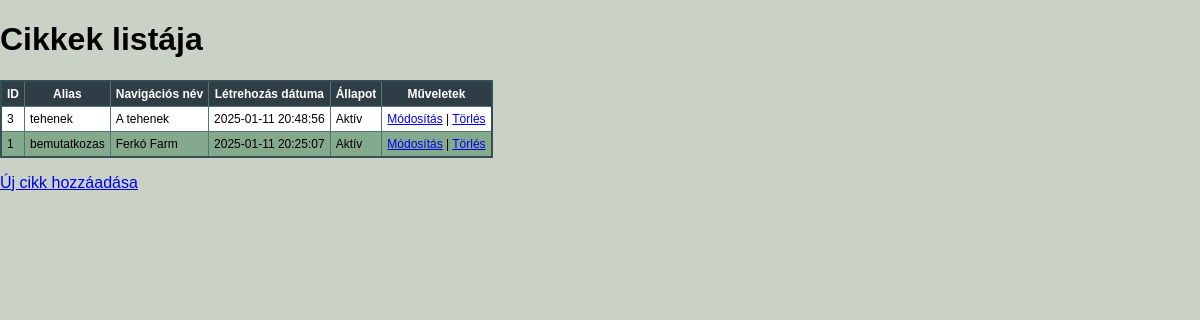
Page /admin/list.php (signed in) on the committed database.
### tables this page shows
CREATE TABLE `cms_news` (
  `id` tinyint(3) UNSIGNED NOT NULL,
  `alias` varchar(32) DEFAULT NULL,
  `ordering` tinyint(3) UNSIGNED NOT NULL,
  `nav_name` varchar(32) NOT NULL,
  `content` text NOT NULL,
  `img` varchar(255) NOT NULL,
  `creation` datetime NOT NULL,
  `updating` datetime DEFAULT NULL,
  `description` text DEFAULT NULL,
  `keywords` text DEFAULT NULL,
  `states` tinyint(1) UNSIGNED NOT NULL DEFAULT 1
);

### admin/list.php (the view, shortened to what this page needs)
<?php
require "../connect.php";
$query = "SELECT id, alias, nav_name, creation, states FROM cms_news ORDER BY creation DESC";
$result = mysqli_query($dbconn, $query);
?>
<!DOCTYPE html>
<html lang="hu">
<head>
    <link rel="stylesheet" href="../style.css">
</head>
<body>
    <h1>Cikkek listája</h1>
    <table border="1" cellpadding="10" cellspacing="0">
        <thead>
            <tr>
                <th>ID</th>
                <th>Alias</th>
                <th>Navigációs név</th>
                <th>Létrehozás dátuma</th>
                <th>Állapot</th>
                <th>Műveletek</th>
            </tr>
        </thead>
        <tbody>
            <?php if (mysqli_num_rows($result) > 0): ?>
                <?php while ($row = mysqli_fetch_assoc($result)): ?>
                    <tr>
                        <td><?= htmlspecialchars($row['id']) ?></td>
                        <td><?= htmlspecialchars($row['alias']) ?></td>
                        <td><?= htmlspecialchars($row['nav_name']) ?></td>
                        <td><?= htmlspecialchars($row['creation']) ?></td>
                        <td><?= $row['states'] == 1 ? 'Aktív' : 'Inaktív' ?></td>
                        <td>
                            <a href="edit.php?id=<?= $row['id'] ?>">Módosítás</a> |
                            <a href="delete.php?id=<?= $row['id'] ?>" onclick="return confirm('Biztosan törölni szeretnéd?');">Törlés</a>
                        </td>
                    </tr>
                <?php endwhile; ?>
            <?php else: ?>
                <tr>
                    <td colspan="6">Nincsenek elérhető cikkek.</td>
                </tr>
            <?php endif; ?>
        </tbody>
    </table>
    <p><a href="content_management.php">Új cikk hozzáadása</a></p>
</body>
</html>

### css/style.css (style rules this page uses)
body { margin: 0; font-family: Arial; background-color: #cad2c5; }
table { font-size: 12px; border: solid 2px #354f52; border-collapse: collapse; }
tr:nth-child(2n) { background-color: #84a98c; }
tr:nth-child(2n+1) { background-color: #ffffff; }
th, td { padding: 5px; border: solid 1px #52796f; }
th { background-color: #2f3e46; color: #ffffff; }

### rows in the picture
cms_news: id "3", alias "tehenek", nav_name "A tehenek", creation "2025-01-11 20:48:56", states "Aktív"
cms_news: id "1", alias "bemutatkozas", nav_name "Ferkó Farm", creation "2025-01-11 20:25:07", states "Aktív"
